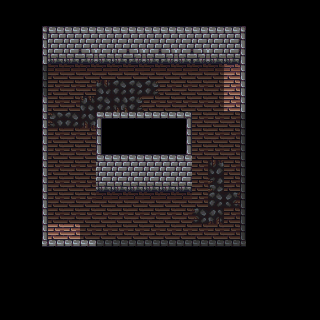

Tiled map render using the project's own tile images. Description and the map definition, with tile-layer contents summarised, below:
An orthogonal 20x20 tile map with 16x16 px tiles, 10 tile layers (Ground, PhaseWalls, Walls, BottomWalls, ...), 2 tilesets and 6 objects.

<map version="1.10" tiledversion="1.11.2" orientation="orthogonal" renderorder="right-down" width="20" height="20" tilewidth="16" tileheight="16" infinite="0" nextlayerid="14" nextobjectid="8">
 <properties>
  <property name="unity:SortingLayer" value="Walls" />
  <property name="unity:SortingOrder" value="10" />
  <property name="unity:layer" value="IgnoreProjectile" />
 </properties>
 <tileset firstgid="1" source="../../Tilesets/SpriteSheetGeneral.tsx" />
 <tileset firstgid="109" source="../../Tilesets/Doors.tsx" />
 <layer id="1" name="Ground" width="20" height="20">
  <properties>
   <property name="unity:SortingLayer" value="Ground" />
  </properties>
  <data>[400 cells, 118 non-empty, 9 distinct tile ids]</data>
 </layer>
 <layer id="11" name="PhaseWalls" width="20" height="20">
  <properties>
   <property name="unity:SortingLayer" value="Walls" />
   <property name="unity:layer" value="IgnoreProjectile" />
  </properties>
  <data>[400 cells, 22 non-empty, 1 distinct tile ids]</data>
 </layer>
 <layer id="2" name="Walls" width="20" height="20">
  <properties>
   <property name="unity:SortingLayer" value="Walls" />
   <property name="unity:layer" value="Wall" />
  </properties>
  <data>[400 cells, 140 non-empty, 9 distinct tile ids]</data>
 </layer>
 <layer id="3" name="BottomWalls" width="20" height="20">
  <properties>
   <property name="unity:SortingLayer" value="Entities" />
   <property name="unity:SortingOrder" type="int" value="100" />
   <property name="unity:layer" value="IgnorePlayer" />
  </properties>
  <data>[400 cells, 20 non-empty, 3 distinct tile ids]</data>
 </layer>
 <layer id="4" name="WestExit" width="20" height="20">
  <properties>
   <property name="unity:SortingLayer" value="Entities" />
   <property name="unity:SortingOrder" type="int" value="101" />
   <property name="unity:layer" value="Wall" />
  </properties>
  <data>[400 cells, 0 non-empty, 0 distinct tile ids]</data>
 </layer>
 <layer id="5" name="EastExit" width="20" height="20">
  <properties>
   <property name="unity:SortingLayer" value="Entities" />
   <property name="unity:SortingOrder" type="int" value="101" />
   <property name="unity:layer" value="Wall" />
  </properties>
  <data>[400 cells, 24 non-empty, 3 distinct tile ids]</data>
 </layer>
 <layer id="6" name="SouthExit" width="20" height="20">
  <properties>
   <property name="unity:SortingLayer" value="Entities" />
   <property name="unity:SortingOrder" type="int" value="100" />
   <property name="unity:layer" value="Wall" />
  </properties>
  <data>[400 cells, 16 non-empty, 3 distinct tile ids]</data>
 </layer>
 <layer id="7" name="NorthExit" width="20" height="20">
  <properties>
   <property name="unity:SortingLayer" value="Walls" />
   <property name="unity:SortingOrder" type="int" value="10" />
   <property name="unity:layer" value="Wall" />
  </properties>
  <data>[400 cells, 0 non-empty, 0 distinct tile ids]</data>
 </layer>
 <layer id="12" name="NorthPhaseWall" width="20" height="20">
  <properties>
   <property name="unity:SortingLayer" value="Walls" />
   <property name="unity:SortingOrder" value="10" />
   <property name="unity:layer" value="IgnoreProjectile" />
  </properties>
  <data>[400 cells, 0 non-empty, 0 distinct tile ids]</data>
 </layer>
 <layer id="8" name="EntryCollider" width="20" height="20" opacity="0.5">
  <properties>
   <property name="unity:IsTrigger" type="bool" value="true" />
   <property name="unity:ignore" value="Visual" />
   <property name="unity:layer" value="ZoneCollider" />
  </properties>
  <data>[400 cells, 117 non-empty, 1 distinct tile ids]</data>
 </layer>
 <objectgroup id="9" name="Doors">
  <object id="1" template="../../Templates/02_Door_Side.tx" x="240" y="96" />
  <object id="2" template="../../Templates/02_Door_Top.tx" x="48" y="272" />
  <object id="3" template="../../Templates/Spawner.tx" x="144" y="224">
   <properties>
    <property name="SetEnemy" value="GoblinMelee" />
   </properties>
  </object>
  <object id="5" template="../../Templates/Spawner.tx" x="208" y="224" />
  <object id="6" template="../../Templates/Spawner.tx" x="64" y="96" />
  <object id="7" template="../../Templates/Spawner.tx" x="128" y="96" />
 </objectgroup>
</map>
